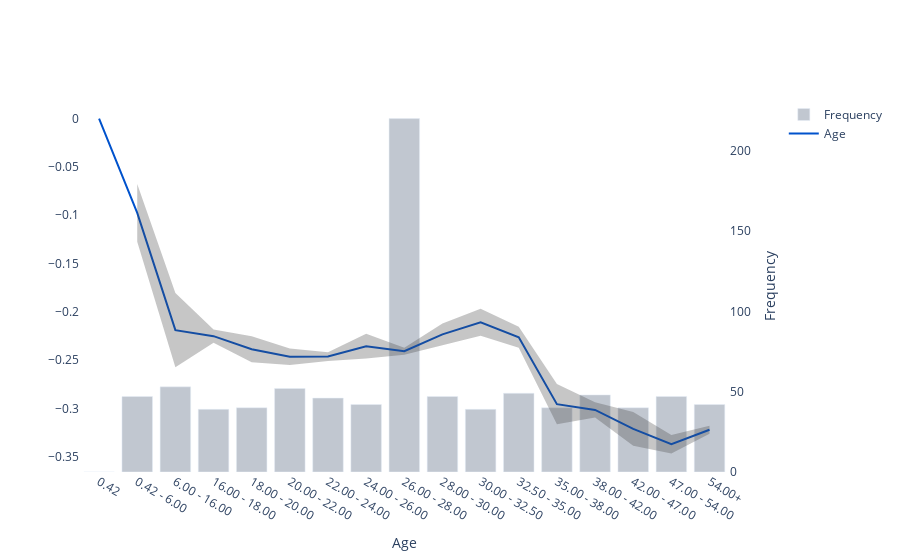

Here is the notebook cell this chart was saved with:
### Code cell
test.plot_ale("Age")

### Figure 1 — Plotly figure (JSON) as saved in the notebook; plotly's stock layout.template omitted (floating-point values rounded to 4 significant figures)
{"data": [{"line": {"color": "#0052CC"}, "mode": "lines", "name": "Age", "type": "scatter", "x": ["0.42", "0.42 - 6.00", "6.00 - 16.00", "16.00 - 18.00", "18.00 - 20.00", "20.00 - 22.00", "22.00 - 24.00", "24.00 - 26.00", "26.00 - 28.00", "28.00 - 30.00", "30.00 - 32.50", "32.50 - 35.00", "35.00 - 38.00", "38.00 - 42.00", "42.00 - 47.00", "47.00 - 54.00", "54.00+"], "xaxis": "x", "y": [0, -0.09761, -0.2189, -0.2251, -0.2387, -0.2464, -0.2463, -0.2355, -0.2407, -0.2233, -0.2108, -0.2262, -0.2955, -0.3015, -0.3211, -0.337, -0.3219], "yaxis": "y2"}, {"line": {"width": 0}, "marker": {"color": "#444"}, "mode": "lines", "name": "Upper Bound", "showlegend": false, "type": "scatter", "x": ["0.42", "0.42 - 6.00", "6.00 - 16.00", "16.00 - 18.00", "18.00 - 20.00", "20.00 - 22.00", "22.00 - 24.00", "24.00 - 26.00", "26.00 - 28.00", "28.00 - 30.00", "30.00 - 32.50", "32.50 - 35.00", "35.00 - 38.00", "38.00 - 42.00", "42.00 - 47.00", "47.00 - 54.00", "54.00+"], "xaxis": "x", "y": [null, -0.06778, -0.1805, -0.2183, -0.2251, -0.2379, -0.2417, -0.2226, -0.2372, -0.2119, -0.1969, -0.2154, -0.2746, -0.2935, -0.3035, -0.3275, -0.3178], "yaxis": "y2"}, {"fill": "tonexty", "fillcolor": "rgba(68, 68, 68, 0.3)", "line": {"width": 0}, "marker": {"color": "#444"}, "mode": "lines", "name": "Lower Bound", "showlegend": false, "type": "scatter", "x": ["0.42", "0.42 - 6.00", "6.00 - 16.00", "16.00 - 18.00", "18.00 - 20.00", "20.00 - 22.00", "22.00 - 24.00", "24.00 - 26.00", "26.00 - 28.00", "28.00 - 30.00", "30.00 - 32.50", "32.50 - 35.00", "35.00 - 38.00", "38.00 - 42.00", "42.00 - 47.00", "47.00 - 54.00", "54.00+"], "xaxis": "x", "y": [null, -0.1274, -0.2573, -0.232, -0.2523, -0.255, -0.2508, -0.2484, -0.2443, -0.2346, -0.2248, -0.2371, -0.3164, -0.3094, -0.3386, -0.3465, -0.3261], "yaxis": "y2"}, {"marker": {"color": "#C1C7D0"}, "name": "Frequency", "type": "bar", "x": ["0.42", "0.42 - 6.00", "6.00 - 16.00", "16.00 - 18.00", "18.00 - 20.00", "20.00 - 22.00", "22.00 - 24.00", "24.00 - 26.00", "26.00 - 28.00", "28.00 - 30.00", "30.00 - 32.50", "32.50 - 35.00", "35.00 - 38.00", "38.00 - 42.00", "42.00 - 47.00", "47.00 - 54.00", "54.00+"], "xaxis": "x", "y": [0, 47, 53, 39, 40, 52, 46, 42, 220, 47, 39, 49, 40, 48, 40, 47, 42], "yaxis": "y"}], "layout": {"plot_bgcolor": "white", "xaxis": {"anchor": "y", "domain": [0, 0.94], "showgrid": false, "title": {"text": "Age"}}, "yaxis": {"anchor": "x", "domain": [0, 1], "showgrid": false, "side": "right", "title": {"text": "Frequency"}}, "yaxis2": {"anchor": "x", "overlaying": "y", "showgrid": false, "side": "left"}}}
